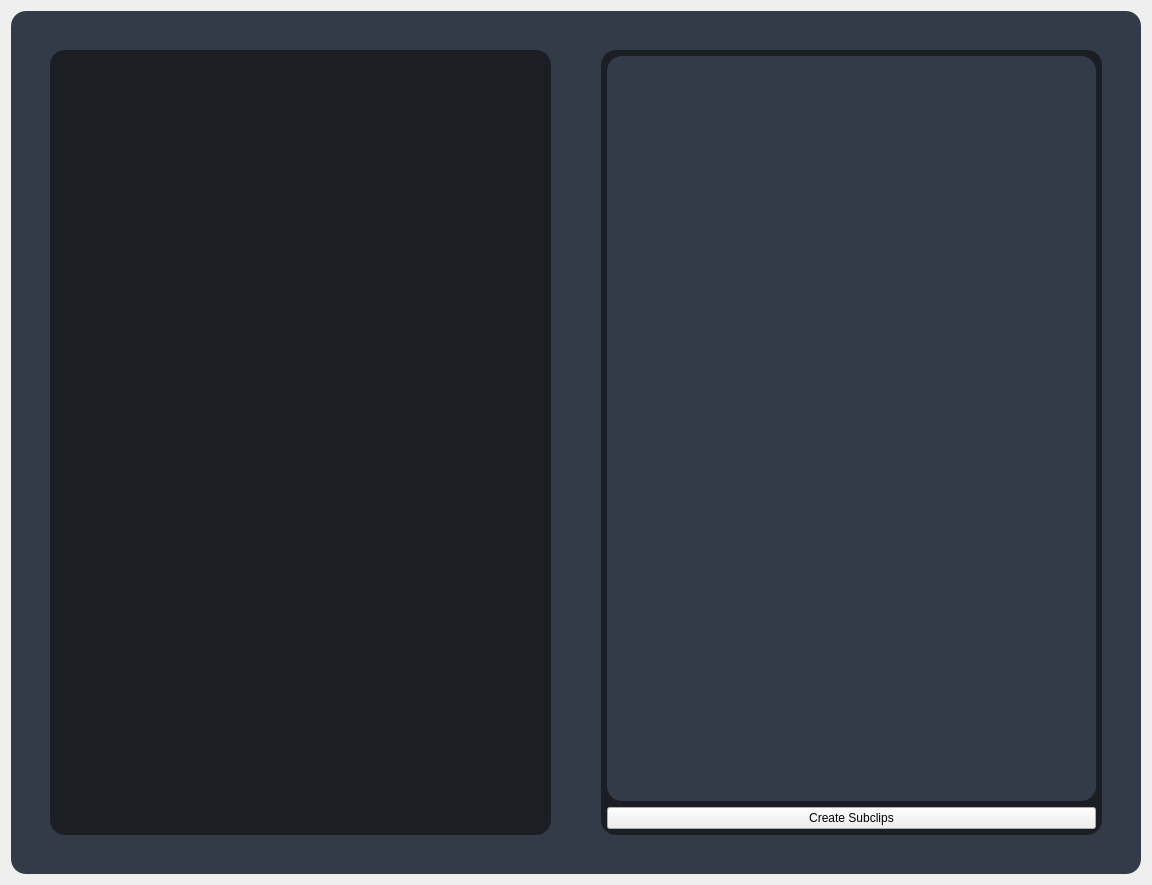
<?xml version="1.0" encoding="UTF-8"?>
<ui version="4.0">
 <class>MainPages</class>
 <widget class="QWidget" name="MainPages">
  <property name="geometry">
   <rect>
    <x>0</x>
    <y>0</y>
    <width>1152</width>
    <height>885</height>
   </rect>
  </property>
  <property name="font">
   <font>
    <family>Roboto</family>
    <bold>true</bold>
   </font>
  </property>
  <property name="windowTitle">
   <string>Form</string>
  </property>
  <layout class="QGridLayout" name="gridLayout_2">
   <item row="0" column="0">
    <widget class="QStackedWidget" name="pages">
     <property name="currentIndex">
      <number>1</number>
     </property>
     <widget class="QWidget" name="page_1">
      <property name="enabled">
       <bool>true</bool>
      </property>
      <property name="font">
       <font>
        <family>Segoe UI</family>
        <bold>false</bold>
       </font>
      </property>
      <property name="styleSheet">
       <string notr="true">#page_1{
background: #343b48;
border-radius: 15px;
}

#loginframe {
background: #343b48;
padding: 50px;
}

QLabel{
color:white;
font-size: 18px;
margin-top: 10px;
}

#login_title{
font-size: 50px;
font-weight: bold;
margin-top:10px;
}


#email_text{
margin-left: 50px;
}

#password_text{
margin-left: 50px;
}

#signup_text{
margin-left: 240px;
margin-top: 5px;
}



QLineEdit{
height:35px;
margin-top: 10px;
font-size: 15px;
border:2px solid gray;
padding: 5px 15px;
margin-left: 50px;
margin-right: 50px;
}

QLineEdit:hover{
border: 2px solid #1b1e23;
}

#login_btn{
margin-top: 15px;
margin-left: 200px;
margin-right: 200px;

height: 50px;
width: 180px;
color: white;
background-color: #3c4454;
border-radius: 15px;
font-size: 18px;
}

#login_btn:hover{
border:2px  #3c4454;
color: white;
background-color: #272c36;
}








</string>
      </property>
      <layout class="QGridLayout" name="gridLayout">
       <item row="0" column="1">
        <spacer name="verticalSpacer">
         <property name="orientation">
          <enum>Qt::Vertical</enum>
         </property>
         <property name="sizeHint" stdset="0">
          <size>
           <width>20</width>
           <height>40</height>
          </size>
         </property>
        </spacer>
       </item>
       <item row="1" column="1">
        <widget class="QFrame" name="loginframe">
         <property name="frameShape">
          <enum>QFrame::StyledPanel</enum>
         </property>
         <property name="frameShadow">
          <enum>QFrame::Raised</enum>
         </property>
         <layout class="QFormLayout" name="formLayout">
          <item row="0" column="0" colspan="2">
           <widget class="QLabel" name="login_title">
            <property name="text">
             <string>Login Page</string>
            </property>
            <property name="alignment">
             <set>Qt::AlignCenter</set>
            </property>
           </widget>
          </item>
          <item row="1" column="0" colspan="2">
           <widget class="QLabel" name="email_text">
            <property name="font">
             <font>
              <family>Segoe UI</family>
              <pointsize>-1</pointsize>
             </font>
            </property>
            <property name="text">
             <string>Email</string>
            </property>
           </widget>
          </item>
          <item row="2" column="0" colspan="2">
           <widget class="QLineEdit" name="email_entry">
            <property name="placeholderText">
             <string>Email</string>
            </property>
           </widget>
          </item>
          <item row="3" column="0" colspan="2">
           <widget class="QLabel" name="password_text">
            <property name="text">
             <string>Password</string>
            </property>
           </widget>
          </item>
          <item row="4" column="0" colspan="2">
           <widget class="QLineEdit" name="password_entry">
            <property name="echoMode">
             <enum>QLineEdit::Password</enum>
            </property>
            <property name="placeholderText">
             <string>Password</string>
            </property>
           </widget>
          </item>
          <item row="5" column="0" colspan="2">
           <widget class="QPushButton" name="login_btn">
            <property name="cursor">
             <cursorShape>PointingHandCursor</cursorShape>
            </property>
            <property name="text">
             <string>Login</string>
            </property>
           </widget>
          </item>
         </layout>
        </widget>
       </item>
       <item row="1" column="2">
        <spacer name="horizontalSpacer_2">
         <property name="orientation">
          <enum>Qt::Horizontal</enum>
         </property>
         <property name="sizeHint" stdset="0">
          <size>
           <width>40</width>
           <height>20</height>
          </size>
         </property>
        </spacer>
       </item>
       <item row="1" column="0">
        <spacer name="horizontalSpacer">
         <property name="orientation">
          <enum>Qt::Horizontal</enum>
         </property>
         <property name="sizeHint" stdset="0">
          <size>
           <width>40</width>
           <height>20</height>
          </size>
         </property>
        </spacer>
       </item>
       <item row="2" column="1">
        <spacer name="verticalSpacer_2">
         <property name="orientation">
          <enum>Qt::Vertical</enum>
         </property>
         <property name="sizeHint" stdset="0">
          <size>
           <width>20</width>
           <height>40</height>
          </size>
         </property>
        </spacer>
       </item>
      </layout>
     </widget>
     <widget class="QWidget" name="page_2">
      <property name="styleSheet">
       <string notr="true">#page_2{
border-radius: 15px;
background: #343b48;
}


QLineEdit{
border:2px solid black;
background: #343B48;
}


QLabel{
color: white;
}


#transcript_label{
background: #1B1E23;
border-radius: 15px;
}














</string>
      </property>
      <layout class="QGridLayout" name="gridLayout_3">
       <property name="leftMargin">
        <number>30</number>
       </property>
       <property name="topMargin">
        <number>30</number>
       </property>
       <property name="rightMargin">
        <number>30</number>
       </property>
       <property name="bottomMargin">
        <number>30</number>
       </property>
       <item row="0" column="0">
        <widget class="QStackedWidget" name="page_2_layout">
         <property name="styleSheet">
          <string notr="true"/>
         </property>
         <property name="currentIndex">
          <number>0</number>
         </property>
         <widget class="QWidget" name="main_page_2">
          <layout class="QHBoxLayout" name="horizontalLayout" stretch="1,1">
           <property name="spacing">
            <number>50</number>
           </property>
           <property name="sizeConstraint">
            <enum>QLayout::SetDefaultConstraint</enum>
           </property>
           <item>
            <widget class="QWidget" name="transcript_field" native="true">
             <property name="sizePolicy">
              <sizepolicy hsizetype="Expanding" vsizetype="Expanding">
               <horstretch>9</horstretch>
               <verstretch>16</verstretch>
              </sizepolicy>
             </property>
             <property name="styleSheet">
              <string notr="true"/>
             </property>
             <layout class="QGridLayout" name="gridLayout_4">
              <property name="sizeConstraint">
               <enum>QLayout::SetDefaultConstraint</enum>
              </property>
              <property name="leftMargin">
               <number>0</number>
              </property>
              <property name="topMargin">
               <number>0</number>
              </property>
              <property name="rightMargin">
               <number>0</number>
              </property>
              <property name="bottomMargin">
               <number>0</number>
              </property>
              <item row="0" column="0">
               <widget class="QWidget" name="transcript_label" native="true">
                <layout class="QGridLayout" name="gridLayout_8">
                 <property name="sizeConstraint">
                  <enum>QLayout::SetMinimumSize</enum>
                 </property>
                 <property name="leftMargin">
                  <number>0</number>
                 </property>
                 <property name="topMargin">
                  <number>0</number>
                 </property>
                 <property name="rightMargin">
                  <number>0</number>
                 </property>
                 <property name="bottomMargin">
                  <number>0</number>
                 </property>
                 <item row="0" column="0">
                  <layout class="QGridLayout" name="transcript">
                   <property name="leftMargin">
                    <number>6</number>
                   </property>
                   <property name="topMargin">
                    <number>6</number>
                   </property>
                   <property name="rightMargin">
                    <number>6</number>
                   </property>
                   <property name="bottomMargin">
                    <number>6</number>
                   </property>
                  </layout>
                 </item>
                </layout>
               </widget>
              </item>
             </layout>
            </widget>
           </item>
           <item>
            <widget class="QFrame" name="video_field">
             <property name="sizePolicy">
              <sizepolicy hsizetype="Preferred" vsizetype="Preferred">
               <horstretch>9</horstretch>
               <verstretch>16</verstretch>
              </sizepolicy>
             </property>
             <layout class="QHBoxLayout" name="horizontalLayout_4">
              <property name="spacing">
               <number>0</number>
              </property>
              <property name="sizeConstraint">
               <enum>QLayout::SetDefaultConstraint</enum>
              </property>
              <property name="leftMargin">
               <number>0</number>
              </property>
              <property name="topMargin">
               <number>0</number>
              </property>
              <property name="rightMargin">
               <number>0</number>
              </property>
              <property name="bottomMargin">
               <number>0</number>
              </property>
              <item>
               <widget class="QWidget" name="video_label" native="true">
                <property name="sizePolicy">
                 <sizepolicy hsizetype="Preferred" vsizetype="Preferred">
                  <horstretch>0</horstretch>
                  <verstretch>0</verstretch>
                 </sizepolicy>
                </property>
                <layout class="QGridLayout" name="gridLayout_6">
                 <property name="sizeConstraint">
                  <enum>QLayout::SetNoConstraint</enum>
                 </property>
                 <property name="leftMargin">
                  <number>0</number>
                 </property>
                 <property name="topMargin">
                  <number>0</number>
                 </property>
                 <property name="rightMargin">
                  <number>0</number>
                 </property>
                 <property name="bottomMargin">
                  <number>0</number>
                 </property>
                 <property name="spacing">
                  <number>0</number>
                 </property>
                 <item row="0" column="0">
                  <widget class="QStackedWidget" name="video_pages">
                   <property name="styleSheet">
                    <string notr="true">#load_bg{
border-radius: 15px;
background: #343B48;
border-radius: 15px;
}

#files_bg{
border-radius: 15px;
background: #343B48;
border-radius: 15px;
}


#video_bg{
border-radius: 15px;
background: #343B48;
border-radius: 15px;
}

#loading_video{
background: #1B1E23;
border-radius: 15px;
}

#upload_page{
background: #1B1E23;
border-radius: 15px;
}

#video_page_bg{
background: #1B1E23;
border-bottom-right-radius: 15px;
border-top-right-radius: 15px;
}

#text_settings_label{
background-color: #1B1E23;
border-bottom-left-radius: 15px;
border-top-left-radius: 15px;
}

#text_settings_bg{
background-color: #343B48;
border-radius: 15px;
}





</string>
                   </property>
                   <property name="frameShape">
                    <enum>QFrame::Box</enum>
                   </property>
                   <property name="frameShadow">
                    <enum>QFrame::Plain</enum>
                   </property>
                   <property name="lineWidth">
                    <number>0</number>
                   </property>
                   <property name="currentIndex">
                    <number>0</number>
                   </property>
                   <widget class="QWidget" name="upload_page">
                    <property name="styleSheet">
                     <string notr="true"/>
                    </property>
                    <layout class="QGridLayout" name="gridLayout_14" rowstretch="0,0,0">
                     <property name="leftMargin">
                      <number>6</number>
                     </property>
                     <property name="topMargin">
                      <number>6</number>
                     </property>
                     <property name="rightMargin">
                      <number>6</number>
                     </property>
                     <property name="bottomMargin">
                      <number>6</number>
                     </property>
                     <item row="1" column="0">
                      <widget class="QWidget" name="files_bg" native="true">
                       <layout class="QGridLayout" name="gridLayout_9">
                        <property name="leftMargin">
                         <number>0</number>
                        </property>
                        <property name="topMargin">
                         <number>0</number>
                        </property>
                        <property name="rightMargin">
                         <number>0</number>
                        </property>
                        <property name="bottomMargin">
                         <number>0</number>
                        </property>
                        <item row="0" column="0">
                         <layout class="QVBoxLayout" name="files_upload">
                          <property name="spacing">
                           <number>6</number>
                          </property>
                         </layout>
                        </item>
                       </layout>
                      </widget>
                     </item>
                     <item row="2" column="0">
                      <widget class="QPushButton" name="files_confirm_btn">
                       <property name="text">
                        <string>Create Subclips</string>
                       </property>
                      </widget>
                     </item>
                    </layout>
                   </widget>
                   <widget class="QWidget" name="loading_video">
                    <property name="styleSheet">
                     <string notr="true"/>
                    </property>
                    <layout class="QGridLayout" name="gridLayout_15">
                     <property name="leftMargin">
                      <number>6</number>
                     </property>
                     <property name="topMargin">
                      <number>6</number>
                     </property>
                     <property name="rightMargin">
                      <number>6</number>
                     </property>
                     <property name="bottomMargin">
                      <number>6</number>
                     </property>
                     <item row="0" column="0">
                      <widget class="QWidget" name="load_bg" native="true">
                       <layout class="QGridLayout" name="gridLayout_13">
                        <property name="leftMargin">
                         <number>0</number>
                        </property>
                        <property name="topMargin">
                         <number>0</number>
                        </property>
                        <property name="rightMargin">
                         <number>0</number>
                        </property>
                        <property name="bottomMargin">
                         <number>0</number>
                        </property>
                        <property name="spacing">
                         <number>0</number>
                        </property>
                        <item row="0" column="0">
                         <layout class="QGridLayout" name="load_layout"/>
                        </item>
                       </layout>
                      </widget>
                     </item>
                    </layout>
                   </widget>
                   <widget class="QWidget" name="video_page">
                    <layout class="QGridLayout" name="gridLayout_16">
                     <property name="sizeConstraint">
                      <enum>QLayout::SetDefaultConstraint</enum>
                     </property>
                     <property name="leftMargin">
                      <number>0</number>
                     </property>
                     <property name="topMargin">
                      <number>0</number>
                     </property>
                     <property name="rightMargin">
                      <number>0</number>
                     </property>
                     <property name="bottomMargin">
                      <number>0</number>
                     </property>
                     <property name="horizontalSpacing">
                      <number>0</number>
                     </property>
                     <item row="0" column="1">
                      <widget class="QWidget" name="video_page_bg" native="true">
                       <property name="sizePolicy">
                        <sizepolicy hsizetype="Expanding" vsizetype="Ignored">
                         <horstretch>0</horstretch>
                         <verstretch>0</verstretch>
                        </sizepolicy>
                       </property>
                       <layout class="QGridLayout" name="gridLayout_11">
                        <property name="leftMargin">
                         <number>14</number>
                        </property>
                        <property name="topMargin">
                         <number>14</number>
                        </property>
                        <property name="rightMargin">
                         <number>14</number>
                        </property>
                        <property name="bottomMargin">
                         <number>14</number>
                        </property>
                        <item row="1" column="0">
                         <widget class="QPushButton" name="create_next_button">
                          <property name="minimumSize">
                           <size>
                            <width>0</width>
                            <height>23</height>
                           </size>
                          </property>
                          <property name="font">
                           <font>
                            <bold>true</bold>
                           </font>
                          </property>
                          <property name="text">
                           <string>Next</string>
                          </property>
                         </widget>
                        </item>
                        <item row="0" column="0">
                         <widget class="QWidget" name="video_bg" native="true">
                          <layout class="QGridLayout" name="video_player">
                           <property name="sizeConstraint">
                            <enum>QLayout::SetDefaultConstraint</enum>
                           </property>
                           <property name="leftMargin">
                            <number>0</number>
                           </property>
                           <property name="topMargin">
                            <number>0</number>
                           </property>
                           <property name="rightMargin">
                            <number>0</number>
                           </property>
                           <property name="bottomMargin">
                            <number>0</number>
                           </property>
                           <property name="spacing">
                            <number>0</number>
                           </property>
                           <item row="0" column="0">
                            <layout class="QGridLayout" name="video_play"/>
                           </item>
                          </layout>
                         </widget>
                        </item>
                       </layout>
                      </widget>
                     </item>
                     <item row="0" column="0">
                      <widget class="QWidget" name="text_settings_label" native="true">
                       <property name="sizePolicy">
                        <sizepolicy hsizetype="Minimum" vsizetype="Ignored">
                         <horstretch>0</horstretch>
                         <verstretch>0</verstretch>
                        </sizepolicy>
                       </property>
                       <property name="minimumSize">
                        <size>
                         <width>100</width>
                         <height>0</height>
                        </size>
                       </property>
                       <layout class="QGridLayout" name="gridLayout_41">
                        <property name="sizeConstraint">
                         <enum>QLayout::SetMinimumSize</enum>
                        </property>
                        <property name="leftMargin">
                         <number>9</number>
                        </property>
                        <property name="topMargin">
                         <number>14</number>
                        </property>
                        <property name="rightMargin">
                         <number>0</number>
                        </property>
                        <property name="bottomMargin">
                         <number>14</number>
                        </property>
                        <property name="horizontalSpacing">
                         <number>9</number>
                        </property>
                        <property name="verticalSpacing">
                         <number>6</number>
                        </property>
                        <item row="0" column="0">
                         <widget class="QWidget" name="text_settings_bg" native="true">
                          <layout class="QGridLayout" name="gridLayout_5">
                           <property name="leftMargin">
                            <number>0</number>
                           </property>
                           <property name="topMargin">
                            <number>0</number>
                           </property>
                           <property name="rightMargin">
                            <number>0</number>
                           </property>
                           <property name="bottomMargin">
                            <number>0</number>
                           </property>
                           <item row="0" column="0">
                            <layout class="QHBoxLayout" name="text_settings_layout">
                             <property name="spacing">
                              <number>0</number>
                             </property>
                             <property name="leftMargin">
                              <number>4</number>
                             </property>
                             <property name="topMargin">
                              <number>4</number>
                             </property>
                             <property name="rightMargin">
                              <number>4</number>
                             </property>
                             <property name="bottomMargin">
                              <number>4</number>
                             </property>
                            </layout>
                           </item>
                          </layout>
                         </widget>
                        </item>
                       </layout>
                      </widget>
                     </item>
                    </layout>
                   </widget>
                  </widget>
                 </item>
                </layout>
               </widget>
              </item>
             </layout>
            </widget>
           </item>
          </layout>
         </widget>
         <widget class="QWidget" name="subclip_page_2">
          <layout class="QVBoxLayout" name="verticalLayout_2">
           <item>
            <layout class="QVBoxLayout" name="subclip_layout">
             <property name="spacing">
              <number>0</number>
             </property>
             <item>
              <widget class="QWidget" name="widget" native="true">
               <layout class="QGridLayout" name="gridLayout_10">
                <property name="horizontalSpacing">
                 <number>0</number>
                </property>
               </layout>
              </widget>
             </item>
            </layout>
           </item>
          </layout>
         </widget>
        </widget>
       </item>
      </layout>
     </widget>
     <widget class="QWidget" name="page_3">
      <property name="sizePolicy">
       <sizepolicy hsizetype="Fixed" vsizetype="Fixed">
        <horstretch>9</horstretch>
        <verstretch>16</verstretch>
       </sizepolicy>
      </property>
      <property name="styleSheet">
       <string notr="true">#page_3{
background: #343b48;
}

</string>
      </property>
      <layout class="QGridLayout" name="gridLayout_7">
       <item row="1" column="0">
        <layout class="QGridLayout" name="gridLayout_12">
         <property name="spacing">
          <number>0</number>
         </property>
        </layout>
       </item>
      </layout>
     </widget>
    </widget>
   </item>
  </layout>
 </widget>
 <resources/>
 <connections/>
</ui>
